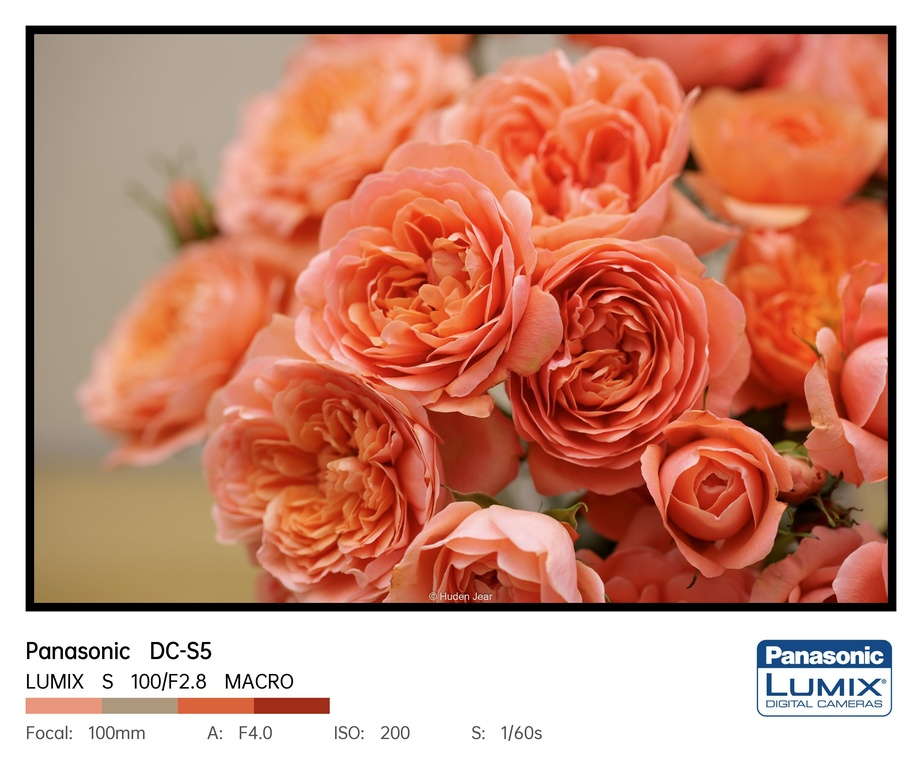
#> input picture downloaded_image.jpg, 922 x 765 px, shrunk from 2592 x 2152 before the run
$ python -i split_photos.py   (imports and definitions only)
#> lines starting #> are read from the running program, lines starting #| are printed output that depends on the picture
"""
批量分割图片：
- 竖图（高 > 宽）：纵向均分为 3 份
- 横图（宽 > 高）：横向均分为 6 份
- 分割后沿切缝两侧检测黑边并裁除
输出保存到源目录下的 processed 子文件夹
"""
import argparse
from pathlib import Path

import numpy as np
from PIL import Image

IMAGE_SUFFIXES = {'.jpg', '.jpeg', '.png', '.tif', '.tiff', '.webp', '.bmp', '.gif'}


# [5 lines left out: function collect_images, not called in this run]


def _edge_is_black(line: np.ndarray, threshold: int, dark_ratio: float) -> bool:
    """一行/列中足够比例的像素为暗色则视为黑边。"""
    return float(np.mean(np.max(line, axis=-1) <= threshold)) >= dark_ratio


# [92 lines left out: functions trim_black_edges, split_vertical, split_horizontal, not called in this run]


def process_folder(
    src: Path,
    verbose: bool = False,
    trim_black: bool = True,
    threshold: int = 20,
    dark_ratio: float = 0.95,
) -> tuple[int, int, int]:
    out_dir = src / 'processed'
    out_dir.mkdir(exist_ok=True)

    images = collect_images(src)
    if not images:
        print(f'目录中没有找到图片: {src}')
        return 0, 0, 0

    processed = 0
    skipped = 0
    failed = 0

    for img_path in images:
        try:
            with Image.open(img_path) as img:
                img = img.convert('RGB')
                width, height = img.size

                if height > width:
                    tiles = split_vertical(
                        img, 3,
                        trim_black=trim_black,
                        threshold=threshold,
                        dark_ratio=dark_ratio,
                    )
                    split_desc = '纵向 3 份'
                elif width > height:
                    tiles = split_horizontal(
                        img, 6,
                        trim_black=trim_black,
                        threshold=threshold,
                        dark_ratio=dark_ratio,
                    )
                    split_desc = '横向 6 份'
                else:
                    skipped += 1
                    if verbose:
                        print(f'跳过（正方形）: {img_path.name}')
                    continue

                stem = img_path.stem
                for idx, tile in enumerate(tiles, start=1):
                    save_path = out_dir / f'{stem}_part{idx}.jpg'
                    tile.save(save_path, quality=95)

                processed += 1
                if verbose:
                    print(f'{img_path.name} -> {split_desc} -> {len(tiles)} 张')
                else:
                    print(f'已处理: {img_path.name} ({split_desc})')

        except Exception as exc:
            failed += 1
            print(f'处理失败: {img_path.name} - {exc}')

    return processed, skipped, failed


# [66 lines left out: functions parse_arguments, main, not called in this run]


# [2 lines not run here, left out]

>>> import cv2
>>> picture = cv2.imread('../downloaded_image.jpg', cv2.IMREAD_GRAYSCALE)
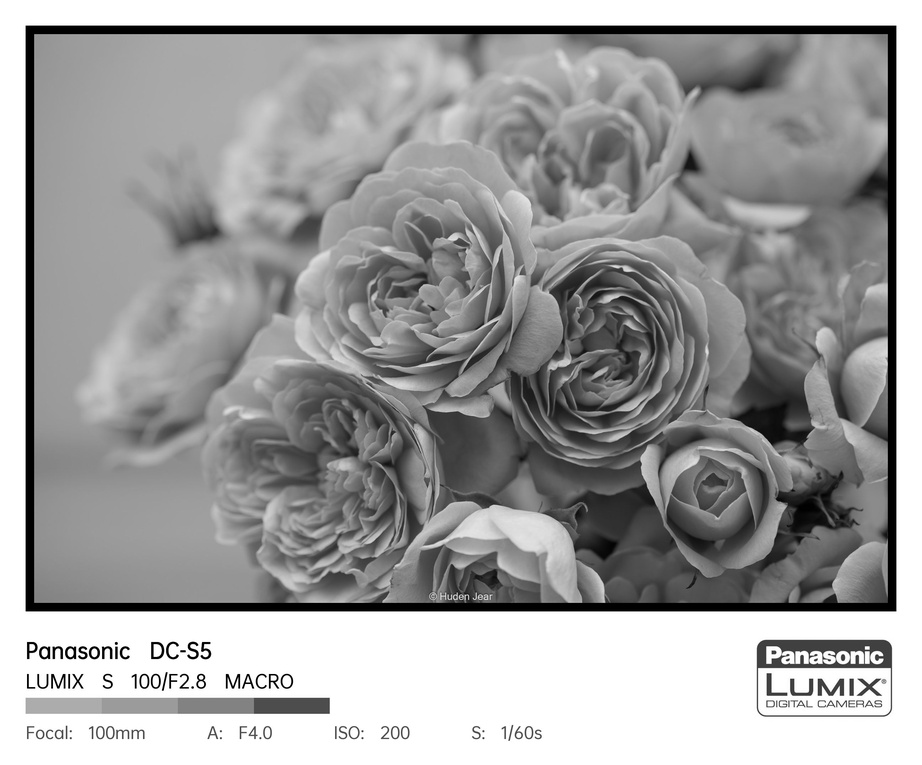
#> picture: shape (765, 922); min 0, max 255, mean 159.5
>>> result = process_folder(picture)
#> (the run stopped early here; a loop or call above may not have finished)
